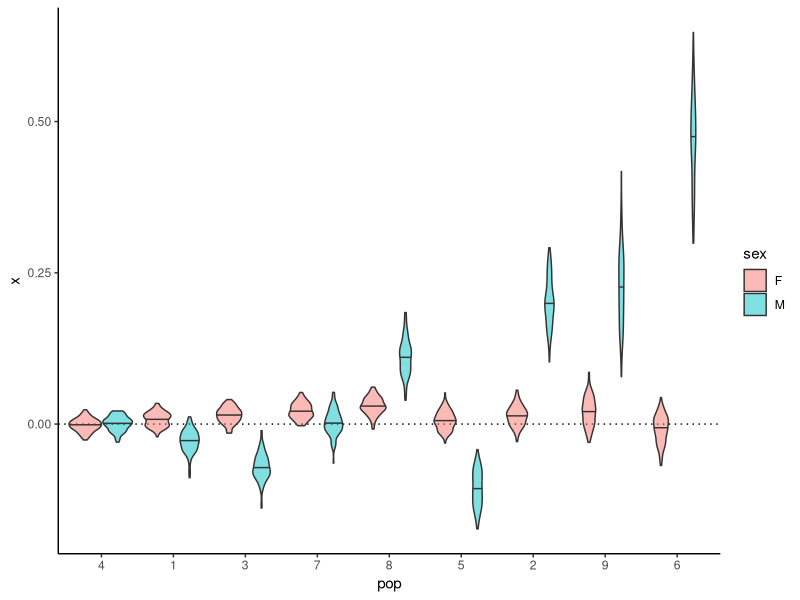

Here is the R script that generated this plot:
rm(list = ls())

library(tidyverse)

theme_set(theme_classic())

set.seed(42)

n <- 100 # number of observations per population
N <- 9 # number of populations

# Parameters
alpha <- 0.01
betaM <- 0.04
betaF <- 0.01
deltaM <- 0.2
deltaF <- 0.04
mu0 <- 0

# For each population...
data <- tibble(

  pop = factor(seq(N)),

  # Sample a strength of sexual selection
  ss = rexp(N),

  # Sample a population mean for each sex based on distance from centroid
  muM = map(ss, ~ rnorm(1, mean = mu0, sd = deltaM * .x)),
  muF = map(ss, ~ rnorm(1, mean = mu0, sd = deltaF * .x)),

  # Sample a population standard deviation based on sexual selection
  sigmaM = alpha + betaM * ss,
  sigmaF = alpha + betaF * ss,

  # Sample individual observations based on mean and standard deviation
  xM = map2(muM, sigmaM, ~ rnorm(n, mean = .x, sd = .y)),
  xF = map2(muF, sigmaF, ~ rnorm(n, mean = .x, sd = .y))

) %>%
  unnest(c(xM, xF)) %>%
  pivot_longer(xM:xF, names_to = "sex", values_to = "x") %>%
  mutate(

    # Post-processing
    sex = str_remove(sex, "x"),
    sigma = if_else(sex == "M", sigmaM, sigmaF)

  )

# Plot
data %>%
  mutate(pop = fct_reorder(pop, sigma)) %>%
  ggplot(aes(x = pop, y = x, fill = sex)) +
  geom_hline(yintercept = 0, linetype = 3) +
  geom_violin(alpha = 0.5, draw_quantiles = 0.5)
